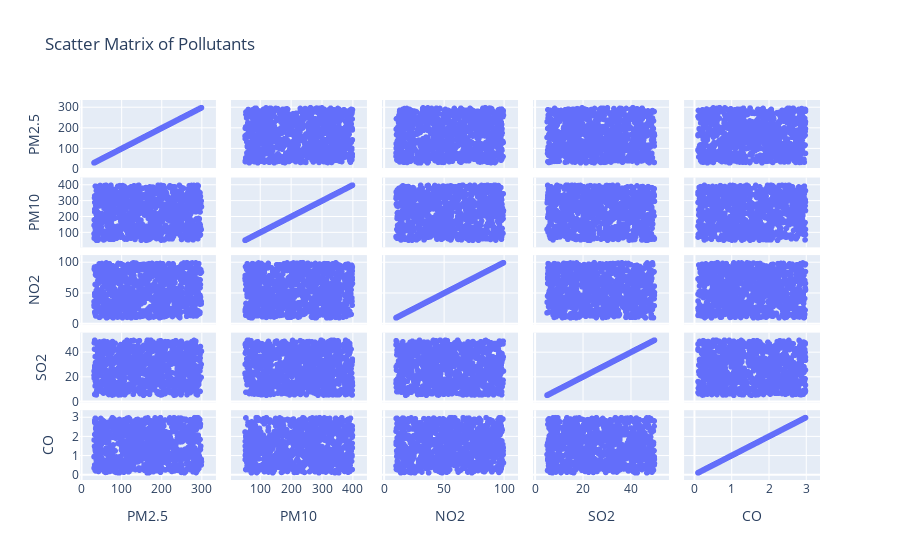

The cell this chart's notebook holds for it:
### Code cell
# 8. Scatter Matrix
px.scatter_matrix(df[pollutants], title='Scatter Matrix of Pollutants').show()

### Figure 1 — Plotly figure (JSON) as saved in the notebook; plotly's stock layout.template omitted (floating-point values rounded to 4 significant figures; data arrays with more than 128 entries replaced by an {"elided": "..."} marker saying what was removed)
{"data": [{"dimensions": [{"axis": {"matches": true}, "label": "PM2.5", "values": {"elided": "1000 float values"}}, {"axis": {"matches": true}, "label": "PM10", "values": {"elided": "1000 float values"}}, {"axis": {"matches": true}, "label": "NO2", "values": {"elided": "1000 float values"}}, {"axis": {"matches": true}, "label": "SO2", "values": {"elided": "1000 float values"}}, {"axis": {"matches": true}, "label": "CO", "values": {"elided": "1000 float values"}}], "hovertemplate": "%{xaxis.title.text}=%{x}<br>%{yaxis.title.text}=%{y}<extra></extra>", "legendgroup": "", "marker": {"color": "#636efa", "symbol": "circle"}, "name": "", "showlegend": false, "type": "splom"}], "layout": {"autosize": true, "dragmode": "select", "legend": {"tracegroupgap": 0}, "title": {"text": "Scatter Matrix of Pollutants"}, "xaxis": {"autorange": true, "range": [-33.98, 365.1], "type": "linear"}, "xaxis2": {"autorange": true, "range": [-33.52, 484.4], "type": "linear"}, "xaxis3": {"autorange": true, "range": [-11.8, 121.6], "type": "linear"}, "xaxis4": {"autorange": true, "range": [-5.883, 60.89], "type": "linear"}, "xaxis5": {"autorange": true, "range": [-0.6016, 3.692], "type": "linear"}, "yaxis": {"autorange": true, "range": [-33.98, 365.1], "type": "linear"}, "yaxis2": {"autorange": true, "range": [-33.52, 484.4], "type": "linear"}, "yaxis3": {"autorange": true, "range": [-11.8, 121.6], "type": "linear"}, "yaxis4": {"autorange": true, "range": [-5.883, 60.89], "type": "linear"}, "yaxis5": {"autorange": true, "range": [-0.6016, 3.692], "type": "linear"}}}
